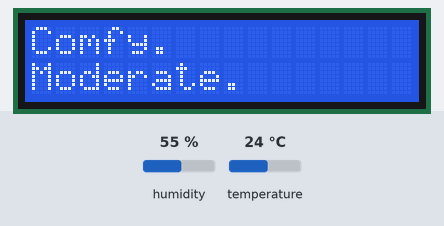
A sketch run on a simulated Arduino Uno, built with avr-gcc and run on an emulated ATmega328P. On the bench: 16×2 character LCD. Inputs (shaded band) come from the test bench; at power-on: humidity 55 %, temperature 24 °C. What the sketch prints to the serial monitor is not drawn.

Above: at 1.2 s.
1.3 s: humidity set to 41 %
At 2.6 s:
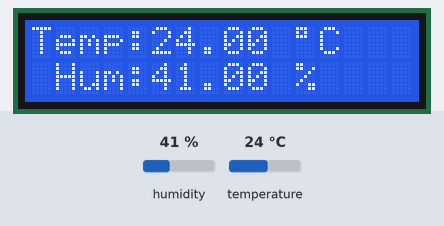
4.6 s: humidity set to 38 %
At 8.0 s:
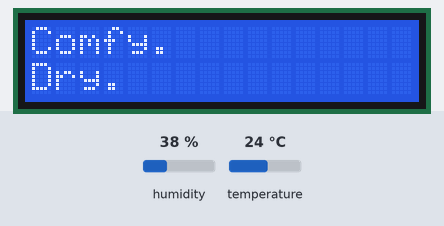
10.6 s: temperature set to 12 °C
At 13.9 s:
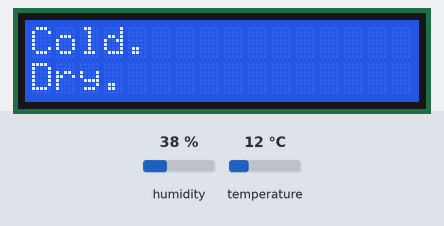
16.6 s: temperature set to 28 °C
At 19.9 s:
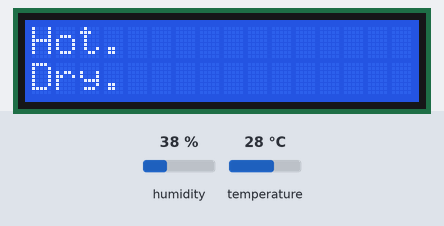
22.6 s: humidity set to 68 %
At 25.8 s:
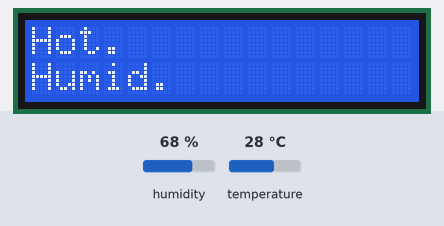
28.6 s: temperature set to 24 °C
At 32.4 s:
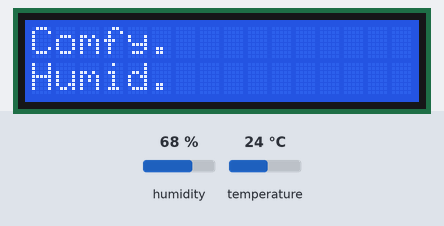
Timing chart, 0 to 33.9 s (numbered marks = the images above; inputs shaded):
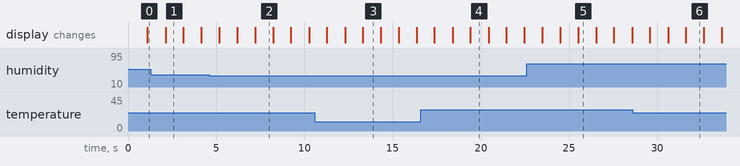

Measured:
- the behaviour switches between 40 and 39 % on humidity (found by bisection; images 1 and 2)
- the behaviour switches between 26 and 25 °C on temperature (found by bisection; images 5 and 6)
- after the input at 1.3 s, the display: changes after 0.83 s (image 1)
- after the input at 4.6 s, the display: first differs from a run without the input after 1.6 s (image 2 shows a later state)
- after the input at 10.6 s, the display: first differs from a run without the input after 1.7 s (image 3 shows a later state)
- after the input at 16.6 s, the display: first differs from a run without the input after 1.8 s (image 4 shows a later state)
- after the input at 22.6 s, the display: first differs from a run without the input after 1.9 s (image 5 shows a later state)
- after the input at 28.6 s, the display: first differs from a run without the input after 2.0 s (image 6 shows a later state)

The sketch:

sketch_may6d.ino
```cpp
// Course: Introduction to IoT
// Description: Temperature & Humidity Display
// Version: 1.0
// Author: Patrick Pham Luan & Micheal Nantel & Brandon Bucciero
// Dawson College - EET
// Date: 2025/05/13

#include <LiquidCrystal.h>  // Include the library to interface with an LCD display
#include <DHT.h>            // Include the library to use the DHT temperature and humidity sensor

// Define the pins on the Arduino connected to the LCD module
const int rs = 7, en = 8, d4 = 9, d5 = 10, d6 = 11, d7 = 12;

// Initialize the LCD object with the above-defined pins
LiquidCrystal lcd(rs, en, d4, d5, d6, d7);

#define DHTPIN 2       // The DHT11 sensor data pin is connected to digital pin 2
#define DHTTYPE DHT11  // Define the type of sensor as DHT11

// Create an instance of the DHT object using the pin and sensor type
DHT dht(DHTPIN, DHTTYPE);

void setup() {
  Serial.begin(9600);  // Start the serial monitor with a baud rate of 9600
  lcd.begin(16, 2);    // Set up the LCD’s number of columns and rows (16x2)
  dht.begin();         // Initialize the DHT sensor
}

void loop() {
  // Read temperature and humidity values from the sensor
  float temp = dht.readTemperature();
  float hum = dht.readHumidity();

  // Print temperature and humidity values to the Serial Monitor
  Serial.print("Temperature: ");
  Serial.print(temp);
  Serial.print(" °C | Humidity: ");
  Serial.print(hum);
  Serial.println(" %");

  // Display values on the LCD
  lcd.clear();          // Clear the LCD screen
  lcd.print("Temp:");   // Print "Temp:" on the first line
  lcd.print(temp);      // Print the temperature value
  lcd.print(" ");       // Add units
  lcd.print((char)223); // Degree symbol
  lcd.print("C");       // Celsius
  lcd.setCursor(0, 1);  // Move to the second line
  lcd.print(" Hum:");   // Print "Hum:" for humidity
  lcd.print(hum);       // Print the humidity value
  lcd.print(" %");      // Add units

  delay(1000);  // Wait 1 second

  lcd.clear();                    // Clear the LCD screen
  temperatureControl(temp, hum);  // Call a function to analyze and display comfort conditions

  delay(1000);  // Wait another second before looping again
}

// ----------Checks Temperature---------
// Conditions look at temperature to identify whether it is hot, comfy or cold
void temperatureControl(float temperature, float humidity) {
  if (temperature > 25) {
    hot(humidity);
  } else if (temperature < 18) {
    cold(humidity);
  } else {
    comfy(humidity);
  }
}

// LCD controls for hot,
void hot(float humidity) {
  Serial.println("Hot");
  lcd.print("Hot.");
  humidityControl(humidity);
}
// cold,
void cold(float humidity) {
  Serial.println("Cold");
  lcd.print("Cold.");
  humidityControl(humidity);
}
// comfy.
void comfy(float humidity) {
  Serial.println("Comfy");
  lcd.print("Comfy.");
  humidityControl(humidity);
}

// Humidity Controls
void humidityControl(float humidity) {
  if (humidity > 60) {
    humid();
  } else if (humidity < 40) {
    dry();
  } else {
    moderate();
  }
}

// LCD controls for humid,
void humid() {
  Serial.print(" & humid.");
  lcd.setCursor(0, 1);
  lcd.print("Humid.");
}
// dry,
void dry() {
  Serial.print(" & dry.");
  lcd.setCursor(0, 1);
  lcd.print("Dry.");
}
// moderate.
void moderate() {
  Serial.print(" & moderate.");
  lcd.setCursor(0, 1);
  lcd.print("Moderate.");
}
```
